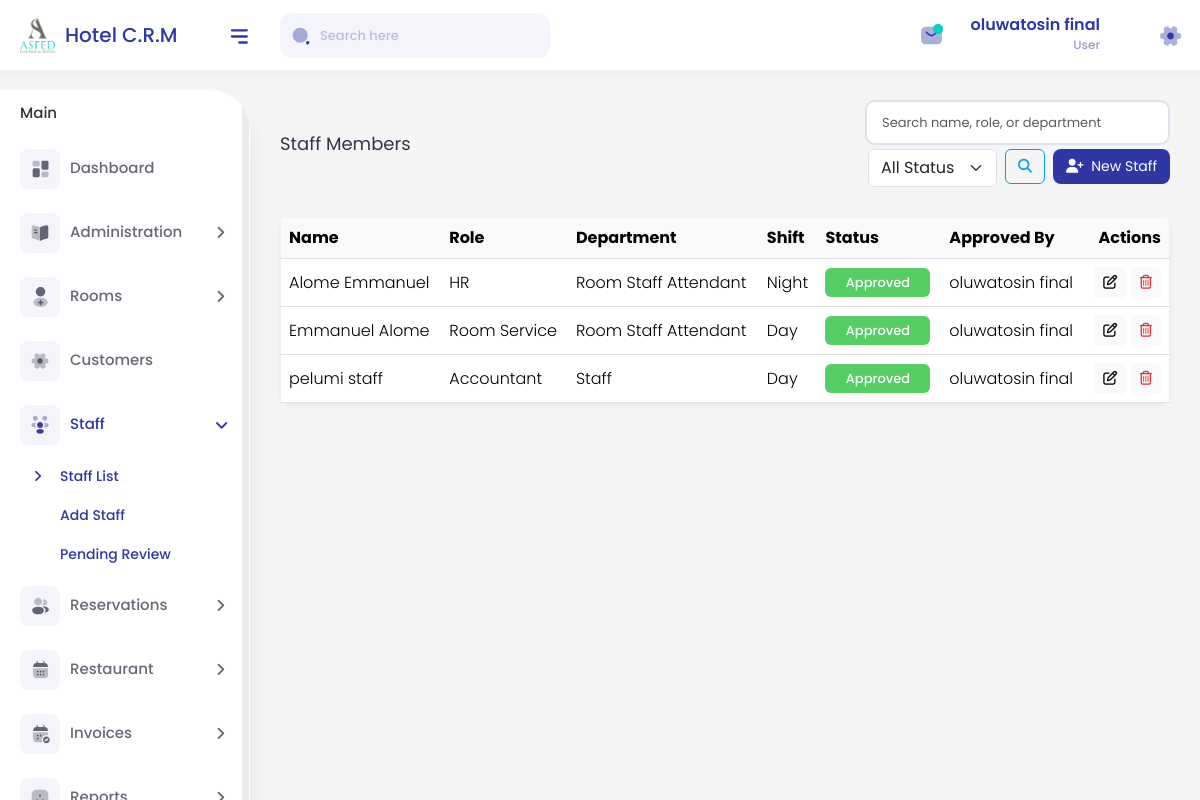
Before: /accounts/staff/ (signed in) with the older database file.
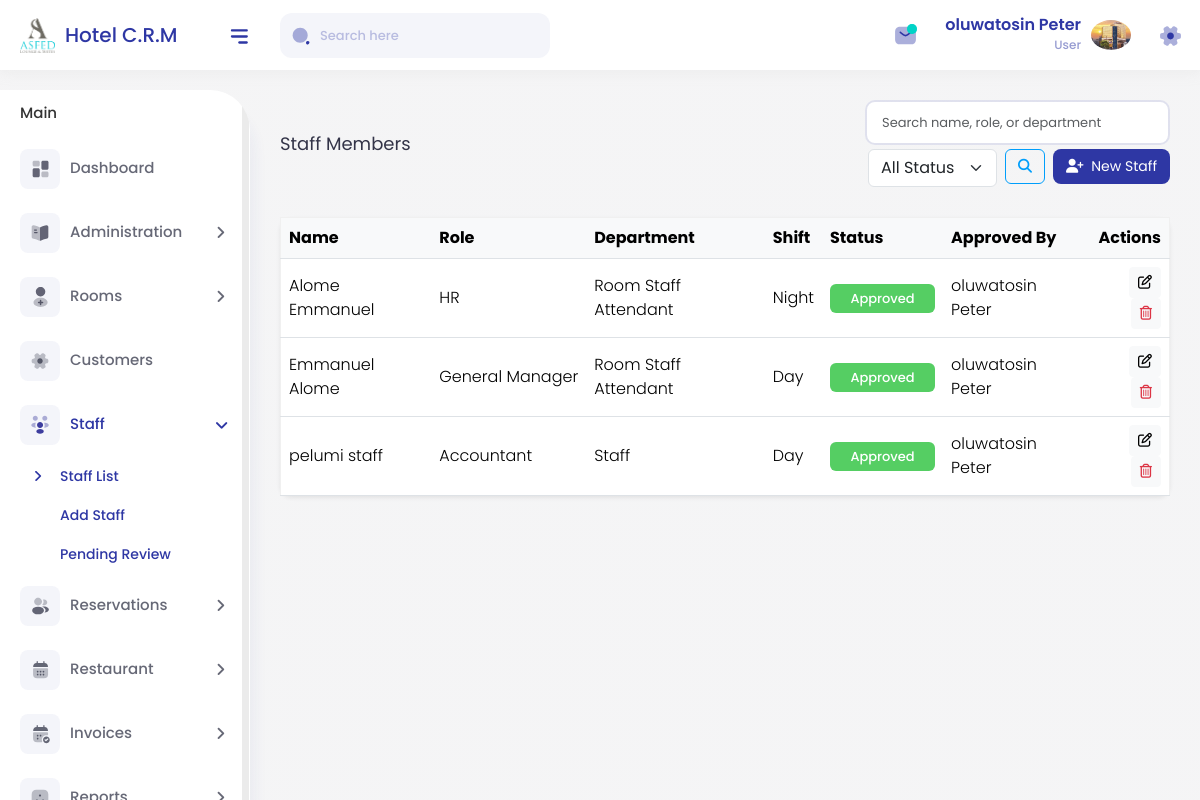
After: the same page with the newer database file.
### accounts/models.py (models this page shows, shortened)
class User(AbstractUser):
    phone  = models.CharField(max_length=20, blank=True)
    avatar = models.ImageField(upload_to="avatars/", blank=True, null=True)

class Staff(models.Model):
    SHIFT_CHOICES = [
        ("day",   "Day"),
        ("night", "Night"),
        ("rot",   "Rotational"),
    ]
    ROLE_CHOICES = [
        ("general_manager",    "General Manager"),
        ("auditor",            "Auditor"),
        ("accountant",         "Accountant"),
        ("hr",                 "HR"),
        ("admin_officer",      "Admin Officer"),
        ("supervisor",         "Supervisor"),
        ("chef",               "Chef"),
        ("bar_waiter",         "Bar Waiter/Waitress"),
        ("room_service",       "Room Service"),
        ("restaurant_cashier", "Restaurant Cashier"),
        ("receptionist",       "Receptionist"),
    ]
    PENDING  = "pending"
    APPROVED = "approved"
    REJECTED = "rejected"
    STATUS_CHOICES = [
        (PENDING,  "Pending"),
        (APPROVED, "Approved"),
        (REJECTED, "Rejected"),
    ]
    user           = models.OneToOneField(settings.AUTH_USER_MODEL,
                                          on_delete=models.CASCADE,
                                          related_name="staff_profile")
    staff_id       = models.CharField(max_length=30, unique=True, blank=True)
    role           = models.CharField(max_length=30, choices=ROLE_CHOICES)
    department     = models.CharField(max_length=100, blank=True)
    current_shift  = models.CharField(max_length=10, choices=SHIFT_CHOICES, blank=True)
    status         = models.CharField(max_length=10,
                                      choices=STATUS_CHOICES,
                                      default=PENDING)
    approved_by    = models.ForeignKey(settings.AUTH_USER_MODEL,
                                       on_delete=models.SET_NULL,
                                       null=True, blank=True,
                                       related_name="staff_approved")
    date_joined    = models.DateField(default=date.today)
    is_active      = models.BooleanField(default=True)
    created_at     = models.DateTimeField(auto_now_add=True)
    updated_at     = models.DateTimeField(auto_now=True)
    class Meta:
        ordering = ["role", "user__first_name"]
        permissions = [
            ("view_dashboard", "Can view dashboard"),  # custom non‑model perm
        ]

### accounts/views.py (the view, shortened to what this page needs)
# urls.py: path("staff/",                    StaffListView.as_view(),   name="staff-list"),
class StaffListView(LoginRequiredMixin, ListView):
    model = Staff
    template_name = "dashboard/staff_list.html"
    context_object_name = "page_obj"
    paginate_by = 20
    def get_queryset(self):
        qs = Staff.objects.select_related("user").order_by("user__first_name", "user__last_name")
        q = self.request.GET.get("q")
        status = self.request.GET.get("status")
        if status:
            qs = qs.filter(status=status)
        return qs
    def get_context_data(self, **kwargs):
        ctx = super().get_context_data(**kwargs)
        ctx["staff_status_choices"] = Staff.STATUS_CHOICES
        return ctx

### accounts/templatetags/extras.py (called while the page is built)
@register.filter
def startswith(text, prefix):
    return str(text).startswith(prefix)

### templates/dashboard/staff_list.html (shortened to what this page needs)
{% extends "base.html" %}
{% load static query_transform %}
{% block content %}
<div class="page-wrapper">
  <div class="content">
    <div class="page-header row align-items-center">
      <div class="col-md-6">
        <h3 class="page-title mb-0">
          Staff Members
        </h3>
      </div>
      <div class="col-md-6 text-md-end mt-3 mt-md-0">
        <form class="row gx-2 gy-1 justify-content-md-end" method="get">
          <div class="col-auto">
            <input type="text"
                   name="q"
                   value="{{ request.GET.q }}"
                   class="form-control"
                   placeholder="Search name, role, or department">
          </div>
          <div class="col-auto">
            <select name="status" class="form-select">
              <option value="">All Status</option>
            </select>
          </div>
          <div class="col-auto">
            <button class="btn btn-outline-primary">
              <i class="fas fa-search"></i>
            </button>
          </div>
          <div class="col-auto">
            {% if perms.accounts.add_staff %}
              <a href="{% url 'accounts:staff-create' %}" class="btn btn-primary">
                <i class="fas fa-user-plus me-1"></i> New Staff
              </a>
            {% endif %}
          </div>
        </form>
      </div>
    </div>
    <div class="card shadow-sm mt-3">
      <div class="card-body table-responsive p-0">
        <table class="table table-hover align-middle mb-0">
          <thead class="table-light text-nowrap">
            <tr>
              <th>Name</th>
              <th>Role</th>
              <th>Department</th>
              <th>Shift</th>
              <th>Status</th>
              <th>Approved By</th>
              <th class="text-end">Actions</th>
            </tr>
          </thead>
          <tbody>
            {% for staff in page_obj %}
              <tr>
                <td>{{ staff.user.get_full_name }}</td>
                <td>{{ staff.get_role_display }}</td>
                <td>{{ staff.department|default:"—" }}</td>
                <td>{{ staff.get_current_shift_display|default:"—" }}</td>
                <td>
                  <span class="badge
                    {% if staff.status == 'approved' %}bg-success
                    {% elif staff.status == 'pending' %}bg-warning text-dark
                    {% elif staff.status == 'rejected' %}bg-danger
                    {% endif %}">
                    {{ staff.get_status_display }}
                  </span>
                </td>
                <td>
                  {% if staff.approved_by %}
                    {{ staff.approved_by.get_full_name }}
                  {% else %}
                    —
                  {% endif %}
                </td>
                <td class="text-end">
                  <a href="{% url 'accounts:staff-edit' staff.pk %}" class="btn btn-sm btn-light" title="Edit">
                    <i class="far fa-edit"></i>
                  </a>
                  {% if perms.accounts.delete_staff %}
                    <a href="{% url 'accounts:staff-delete' staff.pk %}" class="btn btn-sm btn-light text-danger" title="Delete">
                      <i class="far fa-trash-alt"></i>
                    </a>
                  {% endif %}
                </td>
              </tr>
            {% empty %}
              <tr>
                <td colspan="7" class="text-center py-4">No staff members found.</td>
              </tr>
            {% endfor %}
          </tbody>
        </table>
      </div>
    </div>
  </div>
</div>
{% endblock %}

### templates/header.html (shortened to what this page needs)
{% load static %}
<div class="header">
  <div class="header-left">
    <a href="{% url 'accounts:dashboard'%}" class="logo">
      <img src="{% static 'assets/img/logo.png' %}" width="35" height="35" alt />
      <span> Hotel C.R.M</span>
    </a>
  </div>
  <a id="toggle_btn" href="javascript:void(0);">
    <img src="{% static 'assets/img/icons/bar-icon.svg' %}" alt />
  </a>
  <div class="top-nav-search mob-view">
    <form>
      <input type="text" class="form-control" placeholder="Search here" />
      <a class="btn">
        <img src="{% static 'assets/img/icons/search-normal.svg' %}" alt />
      </a>
    </form>
  </div>
  <ul class="nav user-menu float-end">
    <li class="nav-item dropdown d-none d-md-block">
      <a href="#" class="dropdown-toggle nav-link" data-bs-toggle="dropdown">
        <img src="{% static 'assets/img/icons/note-icon-02.svg' %}" alt />
        <span class="pulse"></span>
      </a>
    </li>
    <li class="nav-item dropdown has-arrow user-profile-list">
      <a href="#" class="dropdown-toggle nav-link user-link" data-bs-toggle="dropdown">
        <div class="user-names">
          <h5>{{ user.get_full_name }}</h5>
          {% if user.staff %}
            <span>{{ user.staff.role }}</span>
          {% else %}
            <span>User</span>
          {% endif %}
        </div>
        <span class="user-img">
          {% if user.avatar %}
            <img src="{{ user.avatar.url }}" alt="{{ user.get_full_name }}" class="rounded-circle" width="30" height="30" />
          {% else %}
            <i class="fa fa-user" style="font-size: 24px;"></i>
          {% endif %}
        </span>
      </a>
    </li>
    <li class="nav-item">
      <a href="settings.html" class="hasnotifications nav-link">
        <img src="{% static 'assets/img/icons/setting-icon-01.svg' %}" alt />
      </a>
    </li>
  </ul>
</div>

Changed rows visible on the page:
changed User: get_full_name "oluwatosin final" → "oluwatosin Peter"; avatar: picture added; avatar empty → "avatars/bank5b.jpeg" (drawn)
changed through a linked row, Staff "HR": approved_by.get_full_name "oluwatosin final" → "oluwatosin Peter"
changed Staff "Emmanuel Alome": role "Room Service" → "General Manager"; approved_by.get_full_name "oluwatosin final" → "oluwatosin Peter"
changed through a linked row, Staff "Accountant": approved_by.get_full_name "oluwatosin final" → "oluwatosin Peter"
